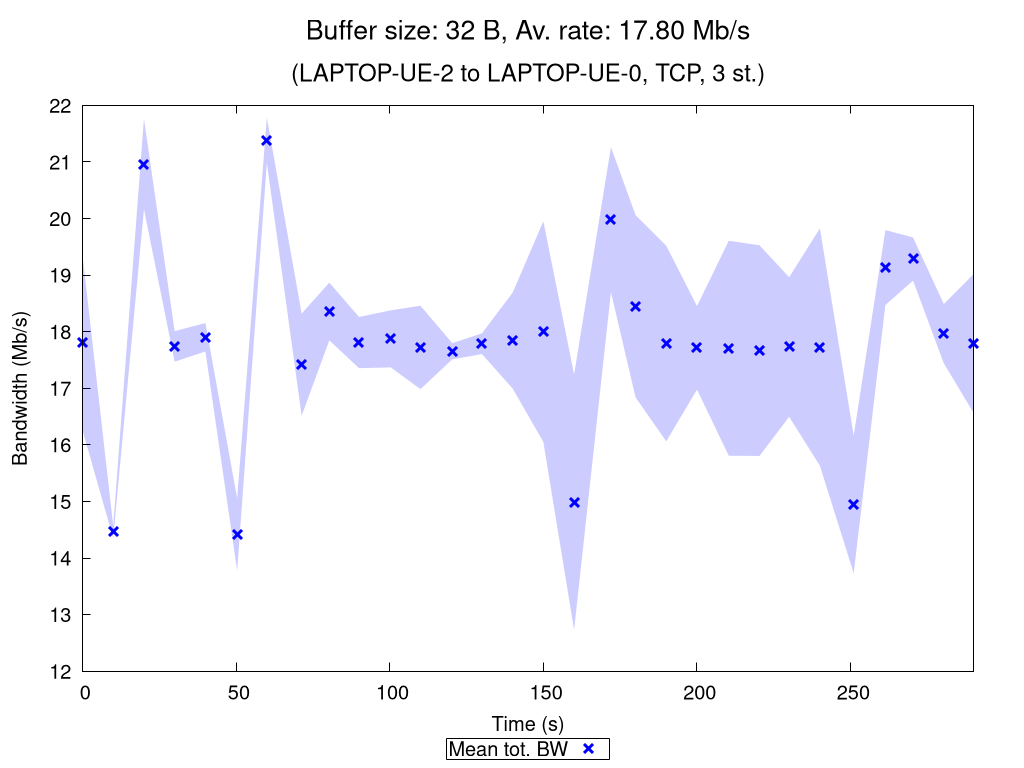

Source code (gnuplot):
set terminal pngcairo nocrop enhanced size 1024,768 font "Verdana,15"
set output "TCP_3_st_2020_10_13_00-36-50_two2one_00032B.png"

set title "{/=20 Buffer size: 32 B, Av. rate: 17.80 Mb/s}\n\n{/=18 (LAPTOP-UE-2 to LAPTOP-UE-0, TCP, 3 st.)}"

set xlabel "Time (s)"
set ylabel "Bandwidth (Mb/s)"
set ytics nomirror
set key bmargin center horizontal box samplen 1 width -1
set bmargin 4.6
set rmargin 4.5

rf = 1000000.0  # rate factor
set style fill transparent solid 0.2 noborder
set autoscale xfix
plot "TCP_3_st_2020_10_13_00-36-50_two2one_00032B_iperf_processed.dat" using 1:($2/rf-$3/rf):($2/rf+$3/rf) with filledcurves lc rgb "blue" notitle, \
     "" using 1:($2/rf) with points pt 2 ps 1.5 lw 3 lc rgb "blue" title "Mean tot. BW", \
